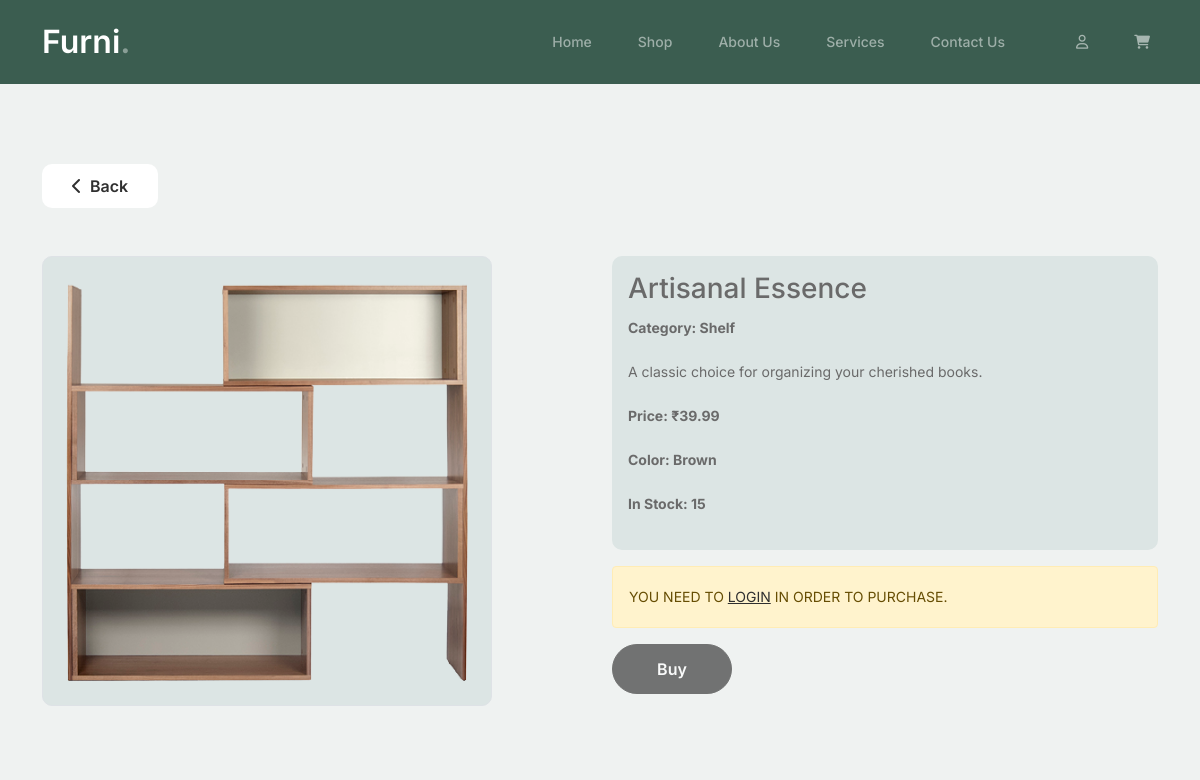
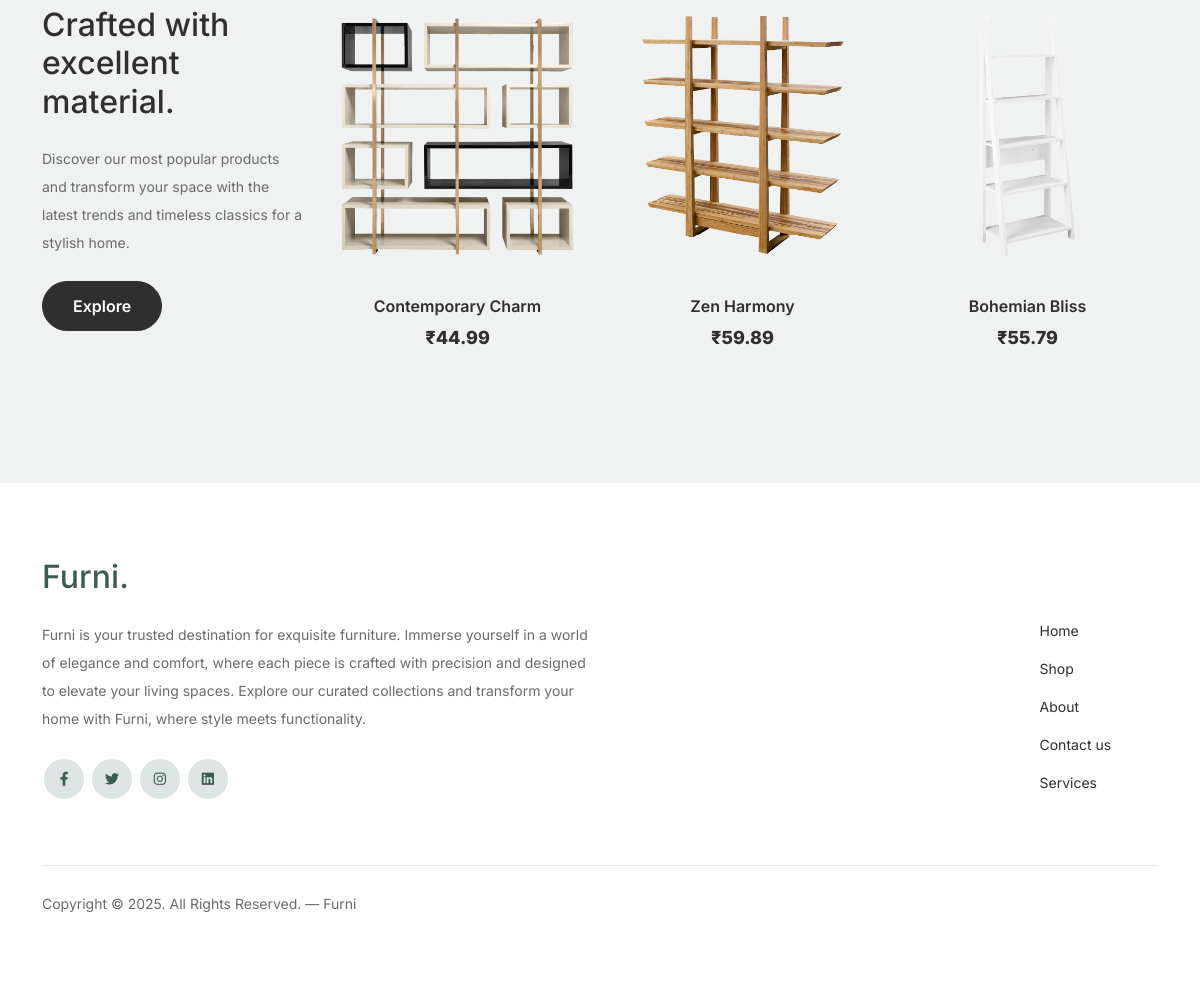
The app's page /product.php?id=27 with its own data (2 pictures, top to bottom).
### tables this page shows
CREATE TABLE `role_nav` (
  `id_rn` int(100) NOT NULL,
  `id_nav` int(100) NOT NULL,
  `id_role` int(100) NOT NULL
);

CREATE TABLE `nav` (
  `id_nav` int(100) NOT NULL,
  `name_nav` varchar(255) NOT NULL,
  `path_nav` varchar(255) NOT NULL
);

CREATE TABLE `product` (
  `id_product` int(100) NOT NULL,
  `name_product` varchar(255) NOT NULL,
  `desc_product` varchar(255) NOT NULL,
  `price_product` float NOT NULL,
  `availability_product` int(255) NOT NULL,
  `created_at_p` timestamp NOT NULL DEFAULT current_timestamp(),
  `modified_at_p` timestamp NOT NULL DEFAULT '0000-00-00 00:00:00',
  `id_cat` int(100) NOT NULL,
  `id_color` int(100) NOT NULL
);

CREATE TABLE `image` (
  `id_image` int(255) NOT NULL,
  `name_image` varchar(255) NOT NULL,
  `path_image` varchar(255) NOT NULL,
  `date_upload_image` timestamp NOT NULL DEFAULT current_timestamp()
);

CREATE TABLE `category` (
  `id_cat` int(100) NOT NULL,
  `name_cat` varchar(255) NOT NULL
);

CREATE TABLE `color` (
  `id_color` int(100) NOT NULL,
  `name_color` varchar(255) NOT NULL
);

### models/functions.php (called while the page is built, shortened)
<?php
function getNavWithRoles($roleName)
{
    global $conn;
    $query = "SELECT * FROM role_nav rn JOIN user_role ur ON rn.id_role = ur.id_role JOIN nav n ON rn.id_nav = n.id_nav WHERE ur.name_role = ?";
    $ps = $conn->prepare($query);
    $ps->bindValue(1, $roleName, PDO::PARAM_STR);
    $ps->execute();
    $res = $ps->fetchAll();
    return $res;
}
function getProductFromSameCategoryTop3($catID)
{
    global $conn;
    $query = "SELECT * FROM product p JOIN category c ON p.id_cat=c.id_cat JOIN prod_img pi ON p.id_product=pi.id_product JOIN image i ON pi.id_image=i.id_image WHERE p.id_cat = ? ORDER BY RAND() LIMIT 3";
    $ps = $conn->prepare($query);
    $ps->bindValue(1, $catID, PDO::PARAM_INT);
    $ps->execute();
    $res = $ps->fetchAll();
    return $res;
}
function getProduct($id)
{
    global $conn;
    $query = "SELECT * FROM product p JOIN category c ON p.id_cat=c.id_cat
                                          JOIN prod_img pi ON p.id_product=pi.id_product
                                          JOIN image i ON pi.id_image=i.id_image
                                          JOIN color clr ON p.id_color = clr.id_color
                                          WHERE p.id_product=:id";
    $ps = $conn->prepare($query);
    $ps->bindParam(":id", $id);
    $ps->execute();
    $res = $ps->fetchAll();
    return $res;
}

### product.php (the view, shortened to what this page needs)
<?php
include "template/head.php";
include "template/nav.php";
$id = $_GET['id'];
$sentProduct = getProduct($id);
$catID = $sentProduct[0]->id_cat;
$prodArr = getProductFromSameCategoryTop3($catID);
?>
<div class="product-section pb-0">
    <div class="container">
        <button id="backToProducts" class="btn mb-5"><i id="backArrow" class="fa-solid fa-chevron-left me-2"></i>Back</button>
        <div class="row">
            <div class="col-lg-6 col-sm-12">
                <img id="product-image" class="border border-10" src="<?= $sentProduct[0]->path_image ?>" alt="<?= $sentProduct[0]->name_image ?>" />
            </div>
            <div class="col-lg-6 col-sm-12 d-flex flex-column">
                <div id="product-details" class="p-3 border-10" data-prodid="<?= $sentProduct[0]->id_product ?>">
                    <h3><?= $sentProduct[0]->name_product ?></h3>
                    <p class="fw-bold">Category: <?= $sentProduct[0]->name_cat ?></p>
                    <p><?= $sentProduct[0]->desc_product ?></p>
                    <p class="fw-bold">Price: &#8377;<?= $sentProduct[0]->price_product ?></p>
                    <p class="fw-bold">Color: <?= $sentProduct[0]->name_color ?></p>
                    <p class="fw-bold">In Stock: <?= $sentProduct[0]->availability_product ?></p>
                </div>
                <?php if ($sentProduct[0]->availability_product > 0 && !empty($user)) : ?>
                    <button id="buyProduct" class="btn mt-5">Buy</button>
                <?php elseif (empty($user)) : ?>
                    <p class="alert alert-warning mt-3 text-uppercase">You need to <a href="login.php">login</a> in order to purchase.</p>
                    <button id="buyProduct" class="btn" disabled>Buy</button>
                <?php else : ?>
                    <p class="alert my-alert-danger mt-3 text-uppercase">not available at the moment!</p>
                    <button id="buyProduct" class="btn mt-5" disabled>Buy</button>
                <?php endif; ?>
            </div>
        </div>
    </div>
</div>
<div class="product-section">
    <div class="container">
        <div class="row">
            <div class="col-md-12 col-lg-3 mb-5 mb-lg-0">
                <h2 class="mb-4 section-title">Crafted with excellent material.</h2>
                <p class="mb-4">Discover our most popular products and transform your space with the latest trends and timeless classics for a stylish home.</p>
                <p><a href="shop.php" class="btn">Explore</a></p>
            </div>
            <?php foreach ($prodArr as $prod) : ?>
                <div class="col-12 col-md-4 col-lg-3 mb-5 mb-md-0">
                    <a class="product-item" href="product.php?id=<?= $prod->id_product ?>">
                        <img src="<?= $prod->path_image ?>" alt="<?= $prod->name_image ?>" class="img-fluid product-thumbnail" />
                        <h3 class="product-title"><?= $prod->name_product ?></h3>
                        <strong class="product-price">&#8377;<?= $prod->price_product ?></strong>
                    </a>
                </div>
            <?php endforeach; ?>
        </div>
    </div>
</div>
<?php
include "template/footer.php";
?>

### template/nav.php (shortened to what this page needs)
<?php
$user = isset($_SESSION['user']) ? $_SESSION['user'] : null;
if ($user != null) {
	$roleName = $user->name_role;
	$navArr = getNavWithRoles($roleName);
	$profileURL = "profile.php";
} else {
	$roleName = "guest";
	$navArr = getNavWithRoles("user");
	$profileURL = "login.php";
}
$path = $_SERVER['REQUEST_URI'];
if (!str_contains($path, "login.php")) {
?>
	<nav class="custom-navbar navbar navbar navbar-expand-md navbar-dark bg-dark" arial-label="Furni navigation bar">
		<div class="container">
			<a class="navbar-brand" href="index.php">Furni<span>.</span></a>
			<div class="collapse navbar-collapse" id="navbarsFurni">
				<ul id="navbarsFurniUl" class="custom-navbar-nav navbar-nav ms-auto mb-2 mb-md-0">
					<?php foreach ($navArr as $nav) : ?>
						<li><a class="nav-link" href="<?= $nav->path_nav ?>"><?= $nav->name_nav ?></a></li>
					<?php endforeach; ?>
				</ul>
				<ul class="custom-navbar-cta navbar-nav mb-2 mb-md-0 ms-5">
					<li>
						<?php if ($roleName == "user") : ?>
							<a class="nav-link" href="<?php echo $profileURL; ?>">
								<i class="fa-regular fa-user"></i>
								<span class="ms-1"><?php echo $_SESSION['user']->fn_user; ?></span>
							</a>
						<?php elseif ($roleName == "admin") : ?>
							<a class="nav-link d-none" href="login.php">
								<i class="fa-regular fa-user"></i>
							</a>
						<?php else : ?>
							<a class="nav-link" href="login.php">
								<i class="fa-regular fa-user"></i>
							</a>
						<?php endif; ?>
					</li>
					<li>
						<a class="nav-link" href="cart.php">
							<i class="fa-solid fa-cart-shopping"></i>
						</a>
					</li>
				</ul>
			</div>
		</div>
	</nav>
<?php
}
?>

### assets/css/style.css (style rules this page uses)
a { text-decoration: none; -webkit-transition: .3s all ease; -o-transition: .3s all ease; transition: .3s all ease; color: #2f2f2f; text-decoration: underline; }
.custom-navbar { background: #3b5d50 !important; padding-top: 20px; padding-bottom: 20px; }
.custom-navbar .navbar-brand { font-size: 32px; font-weight: 600; }
.custom-navbar .navbar-brand>span { opacity: .4; }
@media (min-width: 992px) { .custom-navbar .custom-navbar-nav li { margin-left: 15px; margin-right: 15px; } }
.custom-navbar .custom-navbar-nav li a { font-weight: 500; color: #ffffff !important; opacity: .5; -webkit-transition: .3s all ease; -o-transition: .3s all ease; transition: .3s all ease; position: relative; }
@media (min-width: 768px) { .custom-navbar .custom-navbar-nav li a:before { content: ""; position: absolute; bottom: 0; left: 8px; right: 8px; background: #f9bf29; height: 5px; opacity: 1; visibility: visible; width: 0; -webkit-transition: .15s all ease-out; -o-transition: .15s all ease-out; transition: .15s all ease-out; } }
.custom-navbar .custom-navbar-cta { margin-left: 0 !important; -webkit-box-orient: horizontal; -webkit-box-direction: normal; -ms-flex-direction: row; flex-direction: row; }
@media (min-width: 768px) { .custom-navbar .custom-navbar-cta { margin-left: 40px !important; } }
.custom-navbar .custom-navbar-cta li { margin-left: 0px; margin-right: 0px; }
.custom-navbar .custom-navbar-cta li { margin-right: 15px; }
.custom-navbar .custom-navbar-cta li:last-child { margin-right: 0px; }
.btn { font-weight: 600; padding: 12px 30px; border-radius: 30px; color: #ffffff; background: #2f2f2f; border-color: #2f2f2f; }
.section-title { color: #2f2f2f; }
.product-section { padding: 5rem 0; }
.product-section .product-item { text-align: center; text-decoration: none; display: block; position: relative; padding-bottom: 50px; cursor: pointer; }
.product-section .product-item .product-thumbnail { margin-bottom: 30px; position: relative; top: 0; -webkit-transition: .3s all ease; -o-transition: .3s all ease; transition: .3s all ease; }
.product-section .product-item h3 { font-weight: 600; font-size: 16px; }
.product-section .product-item strong { font-weight: 800 !important; font-size: 18px !important; }
.product-section .product-item h3, .product-section .product-item strong { color: #2f2f2f; text-decoration: none; }
.product-section .product-item:before { bottom: 0; left: 0; right: 0; position: absolute; content: ""; background: #dce5e4; height: 0%; z-index: -1; border-radius: 10px; -webkit-transition: .3s all ease; -o-transition: .3s all ease; transition: .3s all ease; }
.border-10, #team-section img { border-radius: 10px !important; }
#product-details, #product-image, #shopping-cart-totals-info { background-color: #dce5e4; }
#homeButton, #backArrow, #forwardArrow, #backToProducts, #goToInsertProduct, #goToMessages, .categoryPorduct-container, #past-order-div-details { transition: 0.3s ease-in-out; }
#homeButton, #backToProducts, #goToInsertProduct, #goToMessages, #previewChangesBtn { width: auto; border-radius: 10px; background-color: #fff; color: #2f2f2f; border: none; padding: 10px 30px; }
#buyProduct, #inputFilterBtn { width: 120px; }
@media (max-width: 1200px) { #product-image { width: 450px; } }

### records on screen
role_nav: id_nav.name_nav "Home"
role_nav: id_nav.name_nav "Shop"
role_nav: id_nav.name_nav "About Us"
role_nav: id_nav.name_nav "Services"
role_nav: id_nav.name_nav "Contact Us"
product: image.path_image+name_image (picture), name_product "Artisanal Essence", id_cat.name_cat "Shelf", desc_product "A classic choice for organizing your cherished books.", price_product "39.99", id_color.name_color "Brown", availability_product "15"
product: image.path_image+name_image (picture), name_product "Contemporary Charm", price_product "44.99"
product: image.path_image+name_image (picture), name_product "Zen Harmony", price_product "59.89"
product: image.path_image+name_image (picture), name_product "Bohemian Bliss", price_product "55.79"
